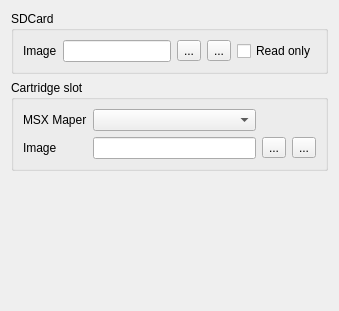
           <widget class="QWidget" name="sdcTab">
            <property name="enabled">
             <bool>true</bool>
            </property>
            <attribute name="icon">
             <iconset resource="../xpeccy.qrc">
              <normaloff>:/images/sdcard.png</normaloff>:/images/sdcard.png</iconset>
            </attribute>
            <attribute name="title">
             <string>Other</string>
            </attribute>
            <layout class="QVBoxLayout" name="verticalLayout_30">
             <item>
              <widget class="QGroupBox" name="groupBox_8">
               <property name="title">
                <string>SDCard</string>
               </property>
               <layout class="QHBoxLayout" name="horizontalLayout_28">
                <item>
                 <layout class="QGridLayout" name="gridLayout_4">
                  <item row="0" column="1">
                   <widget class="QLineEdit" name="sdPath">
                    <property name="enabled">
                     <bool>true</bool>
                    </property>
                    <property name="readOnly">
                     <bool>true</bool>
                    </property>
                   </widget>
                  </item>
                  <item row="0" column="2">
                   <widget class="QToolButton" name="tbSDCimg">
                    <property name="enabled">
                     <bool>true</bool>
                    </property>
                    <property name="text">
                     <string>...</string>
                    </property>
                    <property name="icon">
                     <iconset resource="../xpeccy.qrc">
                      <normaloff>:/images/fileopen.png</normaloff>:/images/fileopen.png</iconset>
                    </property>
                   </widget>
                  </item>
                  <item row="0" column="3">
                   <widget class="QToolButton" name="tbsdcfree">
                    <property name="text">
                     <string>...</string>
                    </property>
                    <property name="icon">
                     <iconset resource="../xpeccy.qrc">
                      <normaloff>:/images/cancel.png</normaloff>:/images/cancel.png</iconset>
                    </property>
                   </widget>
                  </item>
                  <item row="0" column="0">
                   <widget class="QLabel" name="label_35">
                    <property name="enabled">
                     <bool>true</bool>
                    </property>
                    <property name="text">
                     <string>Image</string>
                    </property>
                   </widget>
                  </item>
                  <item row="0" column="4">
                   <widget class="QCheckBox" name="sdlock">
                    <property name="text">
                     <string>Read only</string>
                    </property>
                   </widget>
                  </item>
                 </layout>
                </item>
               </layout>
              </widget>
             </item>
             <item>
              <widget class="QGroupBox" name="groupBox_11">
               <property name="title">
                <string>Cartridge slot</string>
               </property>
               <layout class="QGridLayout" name="gridLayout_7">
                <item row="1" column="4">
                 <widget class="QToolButton" name="cSlotEject">
                  <property name="text">
                   <string>...</string>
                  </property>
                  <property name="icon">
                   <iconset resource="../xpeccy.qrc">
                    <normaloff>:/images/cancel.png</normaloff>:/images/cancel.png</iconset>
                  </property>
                 </widget>
                </item>
                <item row="1" column="3">
                 <widget class="QToolButton" name="cSlotOpen">
                  <property name="text">
                   <string>...</string>
                  </property>
                  <property name="icon">
                   <iconset resource="../xpeccy.qrc">
                    <normaloff>:/images/fileopen.png</normaloff>:/images/fileopen.png</iconset>
                  </property>
                 </widget>
                </item>
                <item row="1" column="0">
                 <widget class="QLabel" name="label_70">
                  <property name="text">
                   <string>Image</string>
                  </property>
                 </widget>
                </item>
                <item row="0" column="0">
                 <widget class="QLabel" name="label_27">
                  <property name="text">
                   <string>MSX Maper</string>
                  </property>
                 </widget>
                </item>
                <item row="0" column="1">
                 <widget class="QComboBox" name="cSlotType"/>
                </item>
                <item row="1" column="1">
                 <widget class="QLineEdit" name="cSlotName">
                  <property name="readOnly">
                   <bool>true</bool>
                  </property>
                 </widget>
                </item>
               </layout>
              </widget>
             </item>
             <item>
              <spacer name="verticalSpacer">
               <property name="orientation">
                <enum>Qt::Vertical</enum>
               </property>
               <property name="sizeHint" stdset="0">
                <size>
                 <width>20</width>
                 <height>129</height>
                </size>
               </property>
              </spacer>
             </item>
            </layout>
           </widget>
